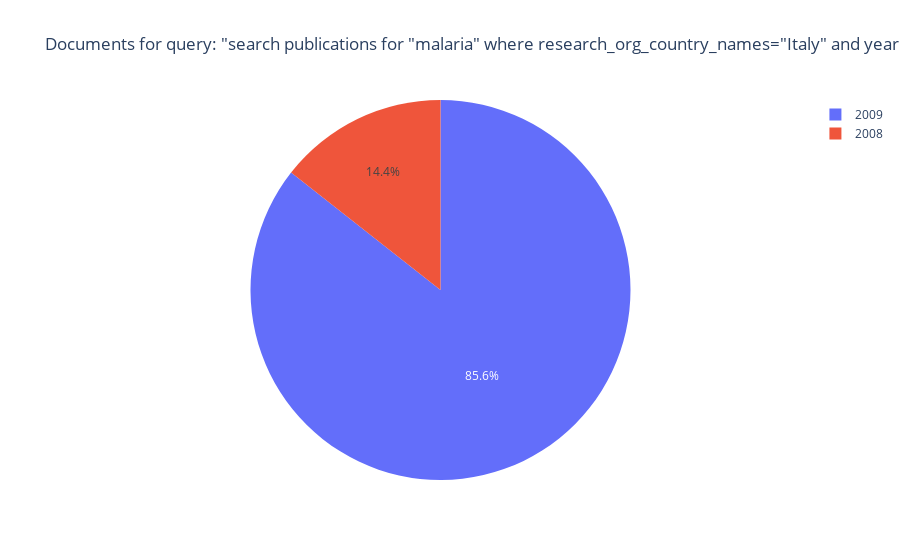

This figure's notebook cell:
### Markdown cell above
#### Counting Years

### Code cell
temp = df.groupby("year", as_index=False).count()
px.pie(temp, 
       names="year", # the dimension for the slices
       values="id",  # the metric
       title=f"Documents for query: \"{q}\"")

### Figure 1 — Plotly figure (JSON) as saved in the notebook; plotly's stock layout.template omitted (floating-point values rounded to 4 significant figures)
{"data": [{"domain": {"x": [0, 1], "y": [0, 1]}, "hoverlabel": {"namelength": 0}, "hovertemplate": "year=%{label}<br>id=%{value}", "labels": [2008, 2009], "legendgroup": "", "name": "", "showlegend": true, "type": "pie", "values": [72, 428]}], "layout": {"autosize": true, "legend": {"tracegroupgap": 0}, "title": {"text": "Documents for query: \"search publications for \"malaria\" where research_org_country_names=\"Italy\" and year < 2010 return publications[basics] limit 500\""}}}
